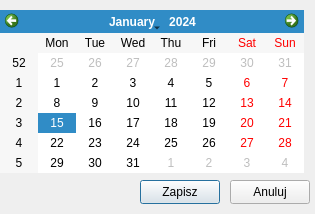
<?xml version="1.0" encoding="UTF-8"?>
<ui version="4.0">
 <class>calendarWindow</class>
 <widget class="QDialog" name="calendarWindow">
  <property name="geometry">
   <rect>
    <x>0</x>
    <y>0</y>
    <width>315</width>
    <height>214</height>
   </rect>
  </property>
  <property name="windowTitle">
   <string>Dialog</string>
  </property>
  <widget class="QCalendarWidget" name="calendarWidget">
   <property name="geometry">
    <rect>
     <x>0</x>
     <y>10</y>
     <width>304</width>
     <height>163</height>
    </rect>
   </property>
  </widget>
  <widget class="QPushButton" name="pushButton">
   <property name="geometry">
    <rect>
     <x>140</x>
     <y>180</y>
     <width>80</width>
     <height>24</height>
    </rect>
   </property>
   <property name="text">
    <string>Zapisz</string>
   </property>
  </widget>
  <widget class="QPushButton" name="pushButton_2">
   <property name="geometry">
    <rect>
     <x>230</x>
     <y>180</y>
     <width>80</width>
     <height>24</height>
    </rect>
   </property>
   <property name="text">
    <string>Anuluj</string>
   </property>
  </widget>
 </widget>
 <resources/>
 <connections/>
</ui>
